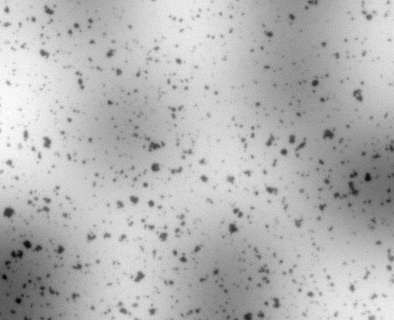
#> input picture ass/Particles.png, 394 x 320 px
$ jupyter execute code.ipynb
#> lines starting #> are read from the running program, lines starting #| are printed output that depends on the picture
[cell 1]
#COMP9517_Assignment_1
#date:12-6-2020
#author:wenbin wang
#zID:z5239391

[cell 2]
import cv2
import numpy as np
from matplotlib import pyplot as plt

[cell 3]
image_I = cv2.imread('./Particles.png',0)
#> image_I is the input picture: shape (320, 394); min 0, max 255, mean 181.3

[cell 4]
def max_gray(img, x, y, n):
    max_x, max_y = x, y
    maxGray = 0
    for _x in range(x, x+n):
        for _y in range(y, y+n):
            if img[_x,_y] > maxGray:
                maxGray = img[_x,_y]
                max_x, max_y = x, y
    return max_x, max_y

[cell 5]
def min_gray(img, x, y, n):
    min_x, min_y = x, y
    minGray = 255
    for _x in range(x, x+n):
        for _y in range(y, y+n):
            if img[_x,_y] < minGray:
                minGray = img[_x,_y]
                min_x, min_y = x, y
    return min_x, min_y

[cell 6]
def min_filtered(img, n):

    img_border = cv2.copyMakeBorder(img,n//2,n//2,n//2,n//2,cv2.BORDER_REPLICATE)

    image_B = np.zeros(img.shape, np.uint8)
    for x in range(img.shape[0]):
        for y in range(img.shape[1]):
            image_B[x,y] = np.min(img_border[x:x+n,y:y+n])

    return image_B

[cell 7]
def max_filtered(img, n):
#> called with n = 13
    img_border = cv2.copyMakeBorder(img,n//2,n//2,n//2,n//2,cv2.BORDER_REPLICATE)
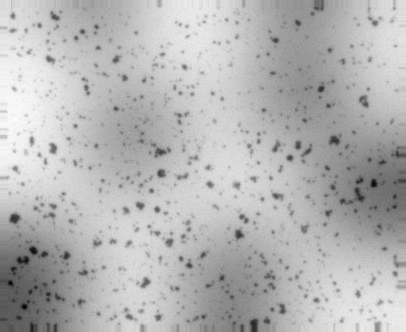
#> img_border: shape (332, 406); min 0, max 255, mean 181.2

    image_A = np.zeros(img.shape, np.uint8)
    for x in range(img.shape[0]):
        for y in range(img.shape[1]):
            image_A[x,y] = np.max(img_border[x:x+n,y:y+n])
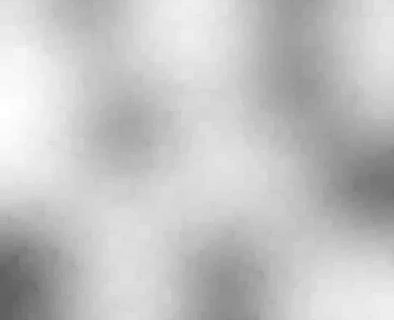
#> image_A: shape (320, 394); min 94, max 255, mean 195.9

    return image_A

[cell 8]
#Modified by TASK3
def max_min_max_filtered(img,n,m):
    if(m == 0):
        return min_filtered(max_filtered(img,n),n)
    else:
        return max_filtered(min_filtered(img,n),n)

[cell 9]
#TASK 1
image_B = max_min_max_filtered(image_I,13,0)
plt.imshow(image_B, 'gray')
cv2.imwrite('TASK1_image_B.png', image_B)
#> Out = True

[cell 10]
def intensity_histogram(img):
    intensity_dict = {}
    for x in range(img.shape[0]):
        for y in range(img.shape[1]):
            if img[x,y] not in intensity_dict.keys():
                intensity_dict[img[x,y]] = 1
            else:
                intensity_dict[img[x,y]]+= 1
    return intensity_dict
intensity_dict = intensity_histogram(image_B)
#> intensity_dict = 161 items
plt.bar([_ for _ in intensity_dict.keys()],[_ for _ in intensity_dict.values()], color='g')
plt.show()
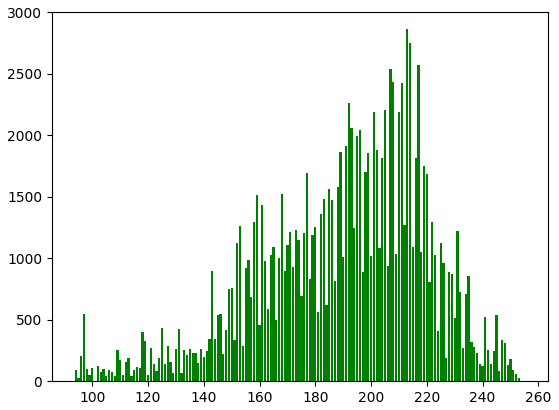
#> figure drawn by matplotlib, 1 panel; tallest bar 2861 high, from x = 212.6 to 213.4

[cell 11]
#FUCNTION FOR TASK 2
def back_subtract(image_I, image_B):
    image_O = np.zeros(image_I.shape, np.int32)
    image_O = image_I.astype(np.int32) - image_B.astype(np.int32)
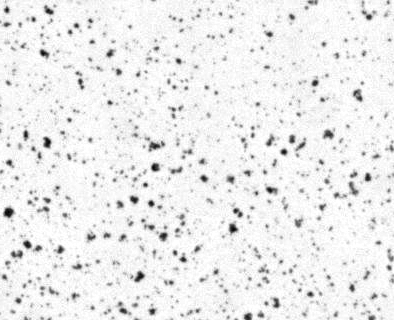
#> image_O: shape (320, 394) int32; min -122, max 0, mean -8.43; drawn with min black and max white
    max_G = np.max(image_O)
#> max_G = 0
    min_G = np.min(image_O)
#> min_G = -122
    scale = 255 / (max_G - min_G)
#> scale = 2.09
    for x in range(image_O.shape[0]):
        for y in range(image_O.shape[1]):
            image_O[x,y] = (image_O[x,y] - min_G)*(scale)
    return image_O.astype(np.uint8)

[cell 12]
#TASK 2
image_O = back_subtract(image_I,image_B)
plt.imshow(image_O,'gray')
cv2.imwrite('TASK2_image_O.png', image_O)
#> Out = True

[cell 13]
#TASK3
#MAX-MIN
image_I = cv2.imread('./Cells.png',0)
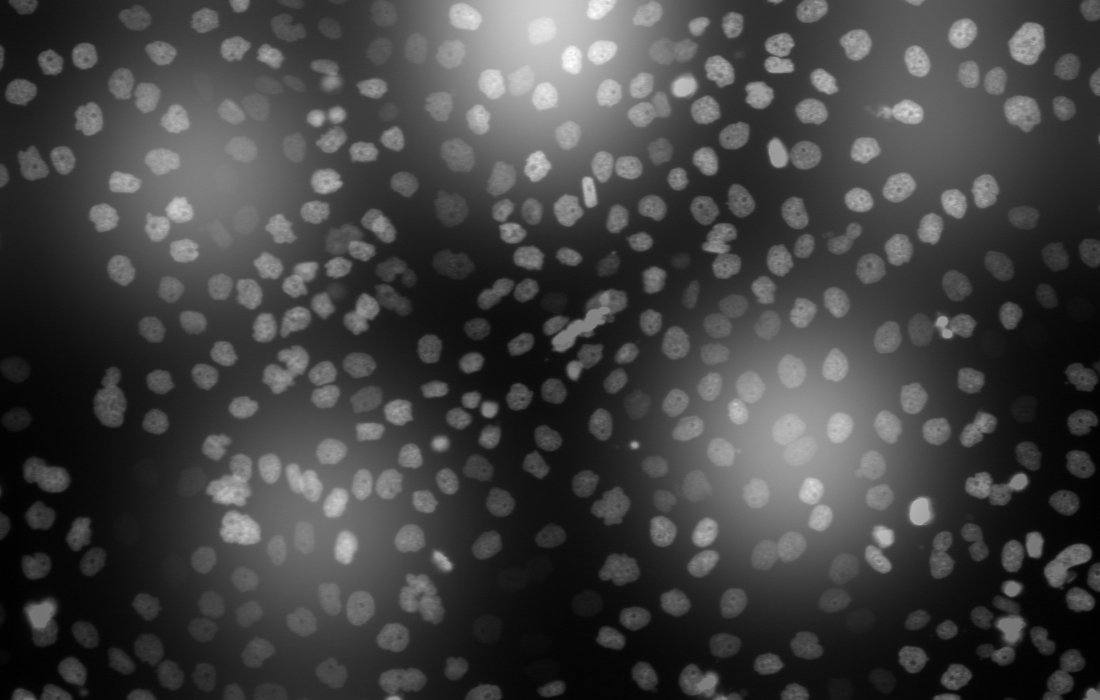
#> input picture ass/Cells.png, 1100 x 700 px
#> image_I is the input picture: shape (700, 1100); min 0, max 255, mean 66.1
image_B = max_min_max_filtered(image_I,30,1)
#> call 2 of min_filtered, with n = 30
#> in min_filtered (call 2), `img_border = cv2.copyMakeBorder(img,n//2,n//2,n//2,n//2,cv2.BORDER_REP..`:
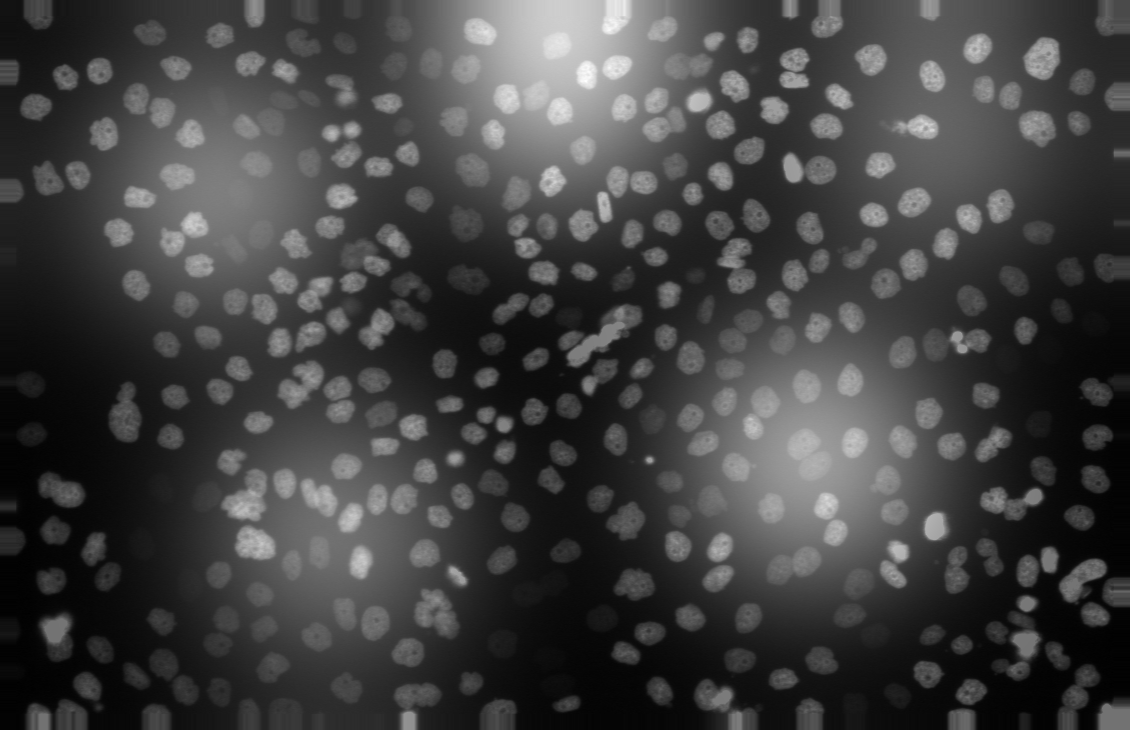
#> img_border: shape (730, 1130); min 0, max 255, mean 64.8
#> after the loop in min_filtered (call 2), `for x in range(img.shape[0]):`:
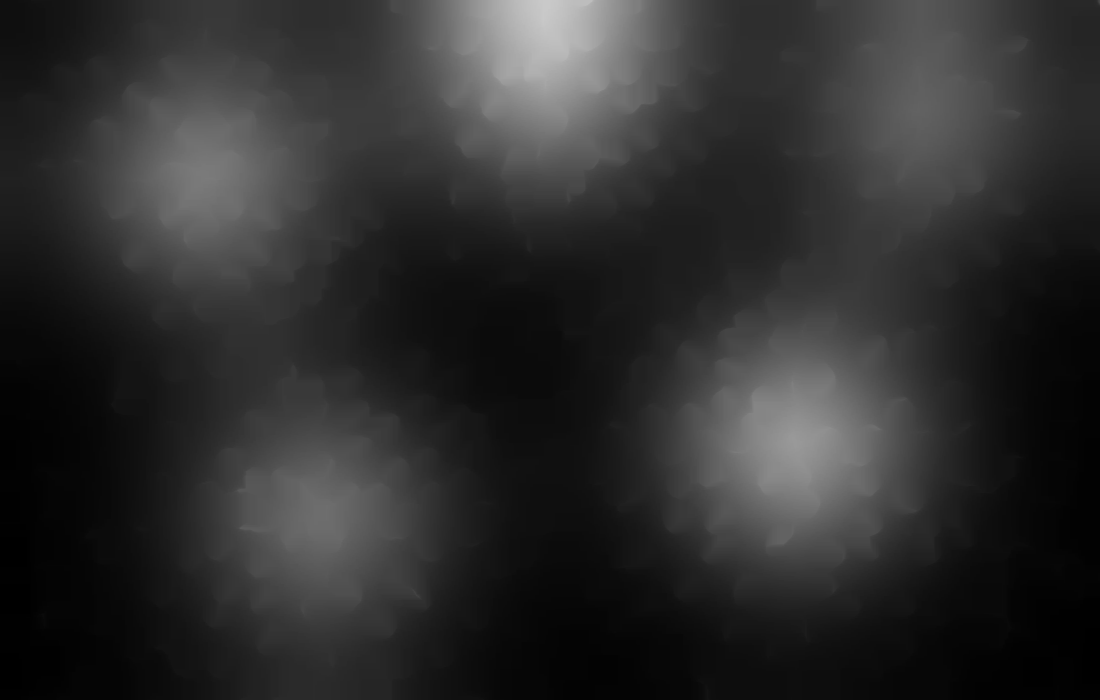
#> image_B: shape (700, 1100); min 0, max 201, mean 46
#> call 2 of max_filtered, with n = 30
#> after the loop in max_filtered (call 2), `for x in range(img.shape[0]):`:
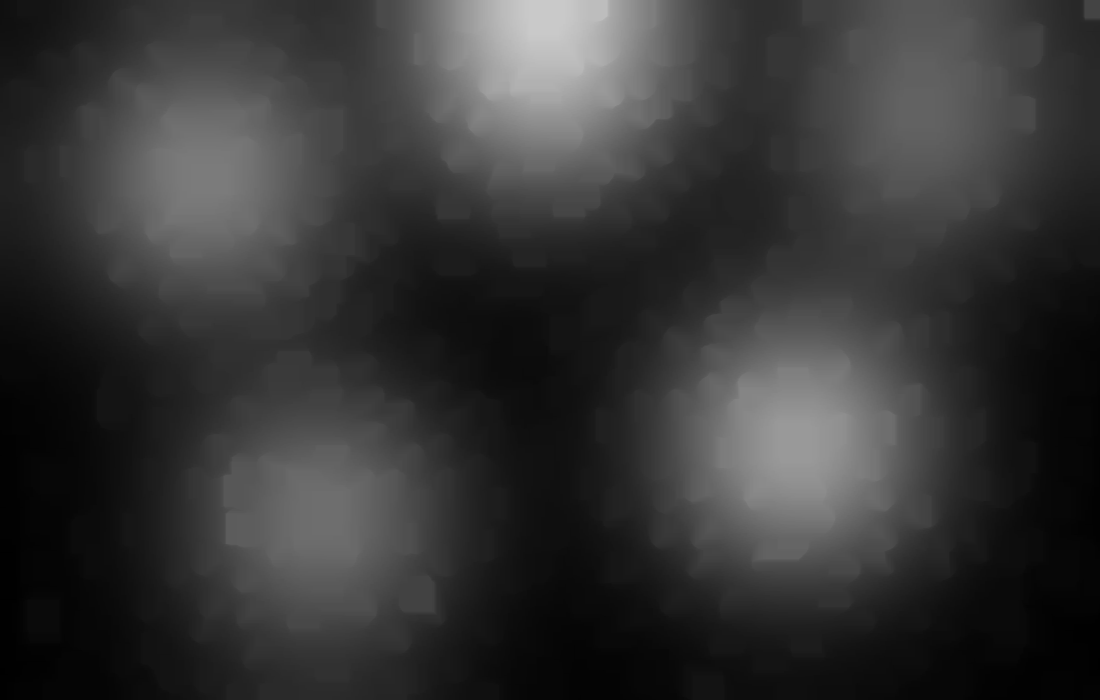
#> image_A: shape (700, 1100); min 0, max 201, mean 53.8
plt.imshow(image_B,'gray')
cv2.imwrite('TASK3_image_B_30.png', image_B)
#> Out = True

[cell 14]
image_O = back_subtract(image_I,image_B)
#> in back_subtract (call 2), `image_O = image_I.astype(np.int32) - image_B.astype(np.int32)`:
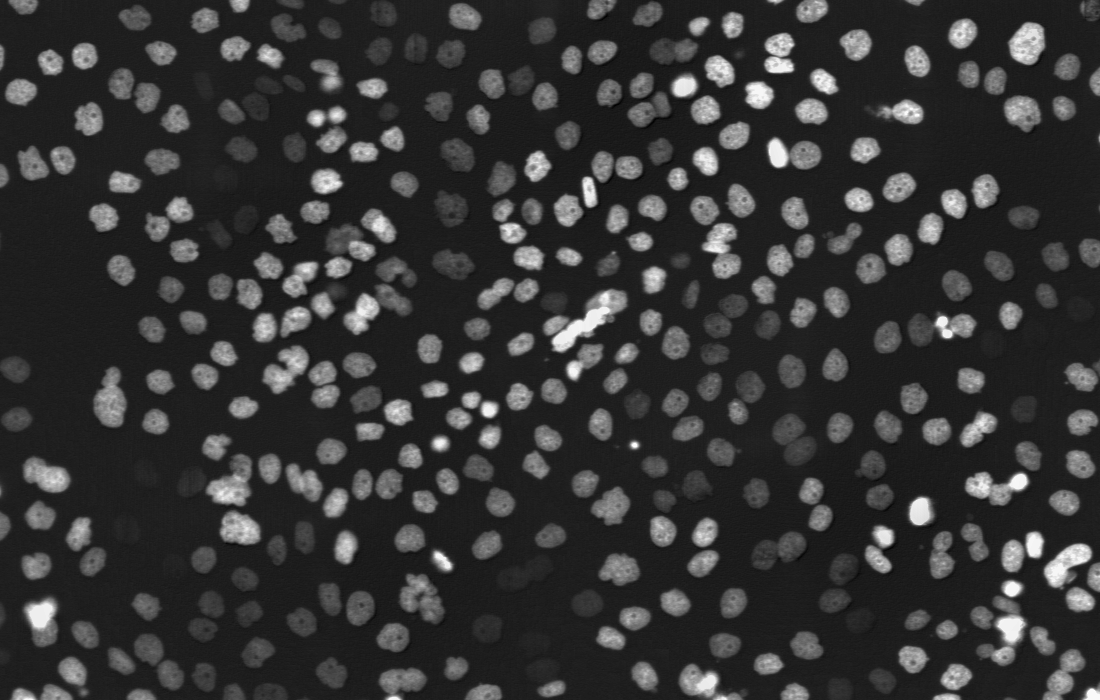
#> image_O: shape (700, 1100) int32; min -14, max 113, mean 12.2; drawn with min black and max white
#> in back_subtract (call 2), `max_G = np.max(image_O)`: max_G = 113
#> in back_subtract (call 2), `min_G = np.min(image_O)`: min_G = -14
#> in back_subtract (call 2), `scale = 255 / (max_G - min_G)`: scale = 2.01
plt.imshow(image_O,'gray')
cv2.imwrite('TASK3_image_O_30.png', image_O)
#> Out = True
